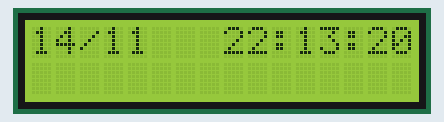
Simulated run of this sketch. Board: Arduino Uno, built with avr-gcc and run on an emulated ATmega328P. Shown: 16×2 character LCD. The local clock reads 2024-03-15 10:24:30 at power-on unless the sketch sets it; what the sketch prints to the serial monitor is not drawn.

Above: at 0.1 s.
At 4.3 s:
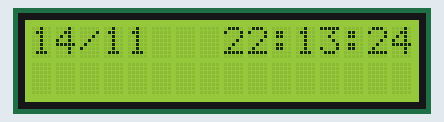
At 9.5 s:
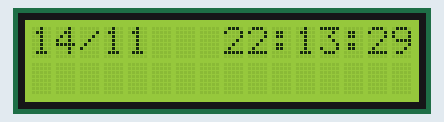
At 18.3 s:
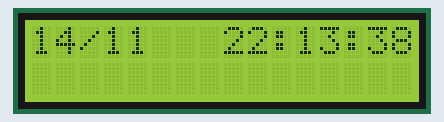
At 28.2 s:
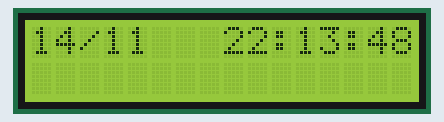
At 37.5 s:
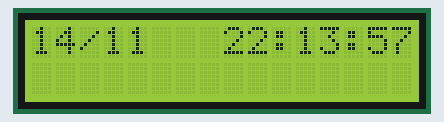

The sketch:

receptor.ino
```cpp
// Project pinout
// D2	- Not used
// D3	- Not used
// D4	- Not used
// D5	- Not used
// D6	- Not used
// D7	- Not used
// D8	- Not used
// D9	- RF24
// D10	- RF24
// D11	- RF24
// D12	- RF24
// D13	- RF24
// A0	- Not used
// A1	- Not used
// A2	- Not used
// A3	- Not used
// A4	- I2C SDA LED
// A5	- I2C SCL LED
// A6	- Not used
// A7	- Not used

// #include <Time.h>
#include <TimeLib.h>
#include <Wire.h>
#include "RTClib.h"

// #include <nRF24L01.h>
// #include <RF24.h>
// #include <RF24_config.h>
#include <SPI.h>
#include <LCD.h>
#include <LiquidCrystal_I2C.h>

const int pinCE = 9;
const int pinCSN = 10;
// RF24 radio(pinCE, pinCSN);

#define LCD_I2C_ADDR    0x3F    // 0x27 in PCF8574 by NXP and Set to 0x3F in PCF8574A
#define RTC_I2C_ADDRESS 0x68


// Single radio pipe address for the 2 nodes to communicate.
const uint64_t pipe = 0xE8E8F0F0E1LL;

char data[16];

LiquidCrystal_I2C lcd(LCD_I2C_ADDR, 2, 1, 0, 4, 5, 6, 7, 3, POSITIVE);
RTC_DS3231 rtc;

char display_line [17];
time_t today;
DateTime dt;

void setup(void)
{
   Serial.begin(115200);
   // radio.begin();
   // radio.openReadingPipe(1,pipe);
   // radio.startListening();
   if (!rtc.begin()) {
     // if (! rtc.isrunning()) {
     //   Serial.println("RTC is NOT running");
     // };
		Serial.println(F("Couldn't find RTC"));
		while (1);
	}

	// Si se ha perdido la corriente, fijar fecha y hora
	if (rtc.lostPower()) {
		// Fijar a fecha y hora de compilacion
    Serial.println("Fijando la fecha de compilacion");
		rtc.adjust(DateTime(F(__DATE__), F(__TIME__)));

		// Fijar a fecha y hora específica. En el ejemplo, 21 de Enero de 2016 a las 03:00:00
		// rtc.adjust(DateTime(2016, 1, 21, 3, 0, 0));
	}
  // rtc.adjust(DateTime(2018, 10, 20, 22, 13, 0));
	rtc.adjust(DateTime(F(__DATE__), F(__TIME__)));
  lcd.begin(16,2,LCD_5x8DOTS);
  lcd.clear();
  lcd.setCursor(0,0);
}

void loop(void)
{
   // if (radio.available())
   // {
   //    // int done = radio.read(data, sizeof data);
   //    Serial.println(data);
   // }
   dt=rtc.now();
   today=dt.unixtime();
   sprintf(display_line, "%02d/%02d   %02d:%02d:%02d",dt.day(),dt.month(),dt.hour(),dt.minute(),dt.second());
   lcd.setCursor(0,0);
   lcd.print(display_line);
   Serial.println(display_line);
   Serial.print(F("Unix time: "));
   Serial.println(dt.unixtime());
   // Serial.println(__DATE__);
   // Serial.println(__TIME__);
   // Serial.println(today);
   delay(500);
}
```

Measured:
- what the display in image 1 shows lasts 1.1 s, from 4.2 s to 5.3 s
